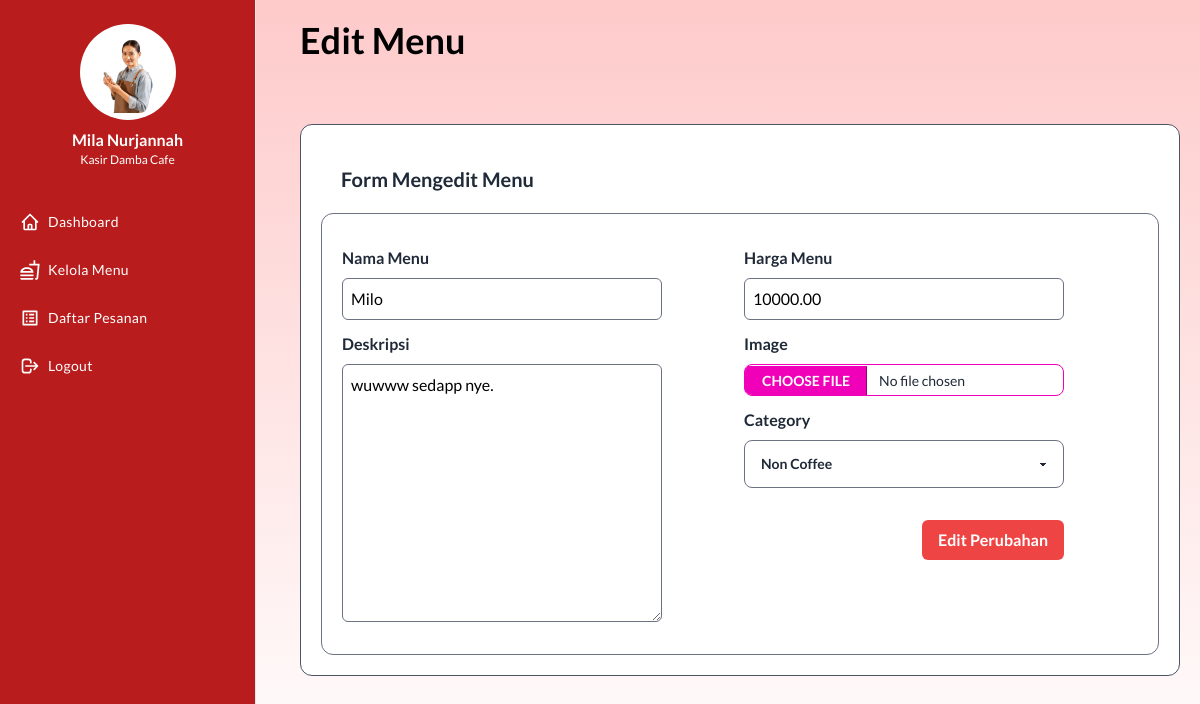
Page /edit-menu.php?id=3 (signed in) on the committed database.
### tables this page shows
CREATE TABLE menu (
    id INT NOT NULL AUTO_INCREMENT PRIMARY KEY,
    name VARCHAR(255) NOT NULL,
    description TEXT NOT NULL,
    price DECIMAL(10,2) NOT NULL,
    image VARCHAR(255) NOT NULL,
    category VARCHAR(255) NOT NULL
);

### edit-menu.php (the view, shortened to what this page needs)
<?php
include 'config.php';
$id = $_GET['id'];
$query = "SELECT * FROM menu WHERE id = $id LIMIT 1";
$result = mysqli_query($conn, $query);
$result = mysqli_fetch_assoc($result);
?>
<!doctype html>
<html>
<head>
    <link href="./output.css" rel="stylesheet">
    <link href="./style.css" rel="stylesheet">
</head>
<body>
    <div class="flex flex-col flex-auto flex-shrink-0 min-h-screen antialiased text-gray-800 bg-gradient-to-b from-red-200 to-white">
        <?php include 'sidebar.php' ?>
        <div class="ml-[280px] p-5">
            <h1 class="mb-16 text-4xl font-bold text-black">Edit Menu</h1>
            <div class="w-full h-full p-5 bg-white border border-gray-600 rounded-xl">
                <h1 class="p-5 text-xl font-semibold">Form Mengedit Menu</h1>
                <div class="p-5 border border-gray-500 rounded-xl">
                    <form action="edit-menu.php" enctype="multipart/form-data" method="post" class="grid grid-cols-2 gap-2">
                        <div class="w-full max-w-xs">
                            <div class="flex flex-col gap-2 my-3">
                                <span class="font-semibold">Nama Menu</span>
                                <input type="text" name="name" value="<?= $result['name'] ?>" id="nama_menu" required placeholder="Nama Menu" class="p-2 text-black bg-white border border-gray-500 rounded-md border-1">
                            </div>
                            <div class="flex flex-col gap-2 my-3">
                                <span class="font-semibold">Deskripsi</span>
                                <textarea name="description" id="" cols="30" rows="10" required placeholder="Deskripsi" class="p-2 text-black bg-white border border-gray-500 rounded-md"><?= $result['description'] ?></textarea>
                            </div>
                        </div>
                        <div class="w-full max-w-xs">
                            <div class="flex flex-col gap-2 my-3">
                                <span class="font-semibold">Harga Menu</span>
                                <input type="text" name="price" value="<?= $result['price'] ?>" id="nama_menu" required placeholder="Harga Menu" class="p-2 text-black bg-white border border-gray-500 rounded-md border-1">
                            </div>
                            <div class="flex flex-col gap-2 my-3">
                                <span class="font-semibold">Image</span>
                                <input type="file" accept="image/*" name="image" id="nama_menu" placeholder="Harga Menu" class="w-full max-w-xs bg-white file-input file-input-sm file-input-bordered file-input-secondary">
                            </div>
                            <div class="flex flex-col gap-2 my-3">
                                <span class="font-semibold">Category</span>
                                <select class="bg-white border-gray-500 select" name="category" required>
                                    <option value="Non Coffee" <?= $result['category'] == 'Non Coffee' ? 'selected' : '' ?>>Non Coffee</option>
                                </select>
                            </div>
                            <div class="flex justify-end w-full">
                                <button type="submit" name="submit" class="px-4 py-2 mt-5 font-semibold text-white bg-red-500 rounded-md hover:bg-red-600">
                                    Edit Perubahan
                                </button>
                            </div>
                        </div>
                    </form>
                </div>
            </div>
        </div>
    </div>
</body>
</html>

### style.css (style rules this page uses)
body { font-family: 'Lato', sans-serif; font-size: 16px; line-height: 1.5; color: #333; }

### rows in the picture
menu: name "Milo", description "wuwww sedapp nye.", price "10000.00", category "Non Coffee"
